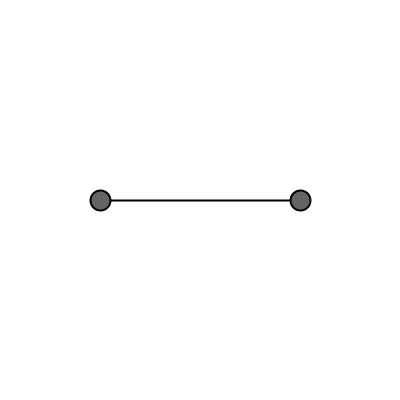
Frame 1 (no input)
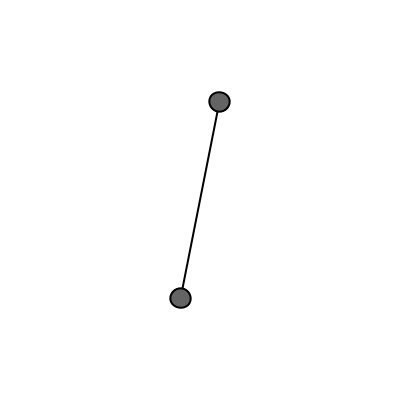
Frame 60 (the mouse pressed at the canvas centre just before this capture)
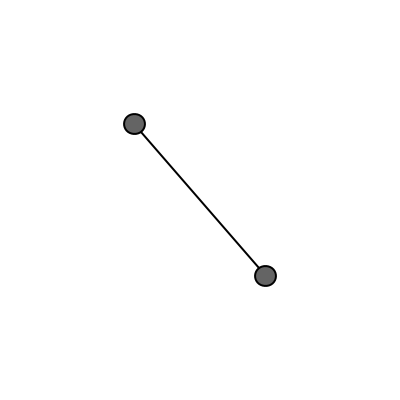
Frame 120 (the mouse held since frame 60 and released just before this capture)

The Processing sketch that drew these frames (run headless with seeded random() and noise(); from frame 60 on, the mouse is pressed at the canvas centre):

// Processing sketch: rotatingBaton
// ── rotatingBaton.pde
float angle;
float aVel;
float x = 100;
float r = 10;
float aAcc = 0.001;

void setup() {
  size(400, 400);
}

void draw() {
  background(255);
  
  translate(width/2, height/2);
  rotate(angle);
  stroke(0);
  strokeWeight(2);
  line(-x, 0, x, 0);
  fill(100);
  ellipse(-x, 0, r*2, r*2);
  ellipse(x, 0, r*2, r*2);

  aVel += aAcc;
  angle += aVel;
 // println(angularVel);

}
